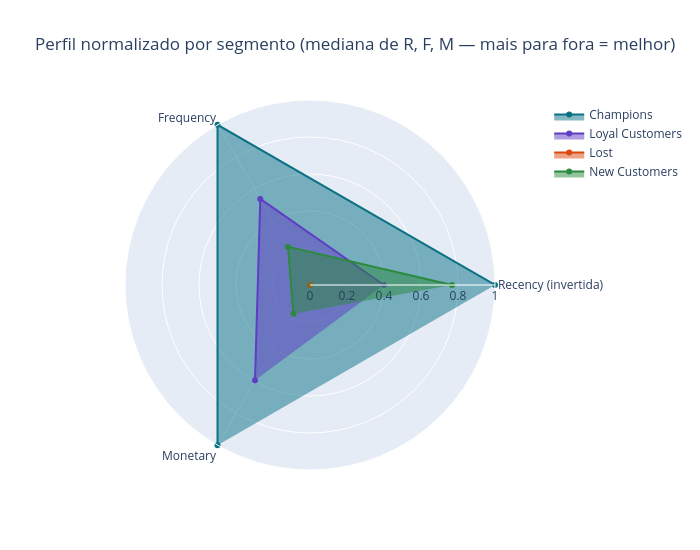

The notebook cell saved with this chart:
### Code cell
# perfil por segmento (medianas na escala original — mais interpretável que Z)
perfil_rfm = rfm.groupby("segmento")[FEATURES].median().loc[ORDEM_SEG]

# normaliza em espaço log1p, não na escala original — um único segmento extremo em
# Frequency/Monetary (mesmo problema de escala da seção 3) dominaria o min-max e
# esmagaria a diferença visual entre os demais
perfil_log = np.log1p(perfil_rfm)
perfil_norm = (perfil_log - perfil_log.min()) / (perfil_log.max() - perfil_log.min())

# no radar, Recency é invertida: assim "mais para fora" significa "melhor" nos três
# eixos (mais recente, mais frequente, mais valor) e a área do polígono lê-se como valor
radar = perfil_norm.copy()
radar["Recency"] = 1 - radar["Recency"]
eixos = ["Recency (invertida)", "Frequency", "Monetary"]

fig_radar = go.Figure()
for seg in radar.index:
    fig_radar.add_trace(go.Scatterpolar(
        r=radar.loc[seg].values, theta=eixos, fill="toself", name=seg, line_color=COR_SEG[seg],
    ))
fig_radar.update_layout(
    title="Perfil normalizado por segmento (mediana de R, F, M — mais para fora = melhor)",
    polar=dict(radialaxis=dict(visible=True, range=[0, 1])),
    width=700, height=550,
)
fig_radar.show()

### Figure 1 — Plotly figure (JSON) as saved in the notebook; plotly's stock layout.template omitted (floating-point values rounded to 4 significant figures)
{"data": [{"fill": "toself", "line": {"color": "#0B7285"}, "name": "Champions", "r": [1.0, 1.0, 1.0], "theta": ["Recency (invertida)", "Frequency", "Monetary"], "type": "scatterpolar"}, {"fill": "toself", "line": {"color": "#5F3DC4"}, "name": "Loyal Customers", "r": [0.3997, 0.5375, 0.5945], "theta": ["Recency (invertida)", "Frequency", "Monetary"], "type": "scatterpolar"}, {"fill": "toself", "line": {"color": "#D9480F"}, "name": "Lost", "r": [0.0, 0.0, 0.0], "theta": ["Recency (invertida)", "Frequency", "Monetary"], "type": "scatterpolar"}, {"fill": "toself", "line": {"color": "#2B8A3E"}, "name": "New Customers", "r": [0.7678, 0.2378, 0.1792], "theta": ["Recency (invertida)", "Frequency", "Monetary"], "type": "scatterpolar"}], "layout": {"polar": {"radialaxis": {"visible": true, "range": [0, 1]}}, "title": {"text": "Perfil normalizado por segmento (mediana de R, F, M — mais para fora = melhor)"}, "width": 700, "height": 550}}
